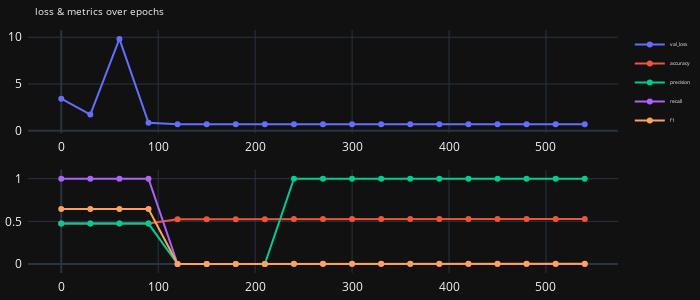
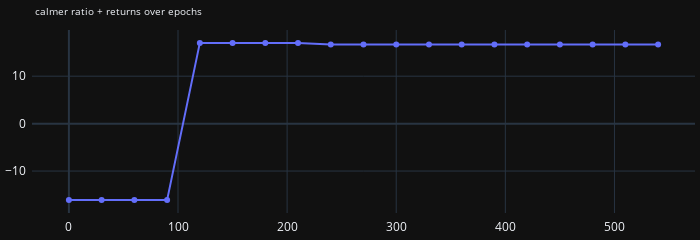
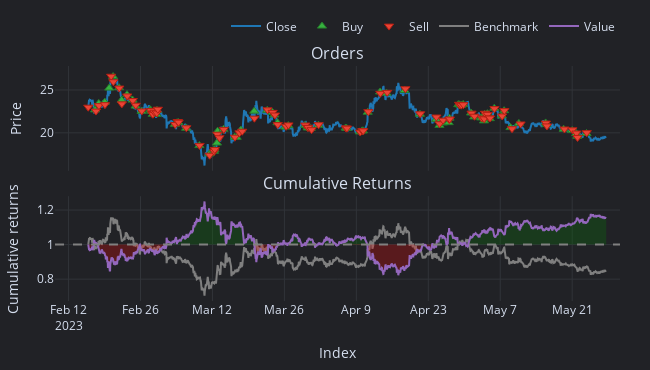
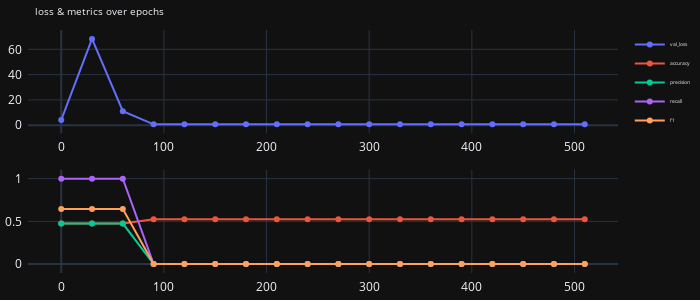

Notebook code for these charts, in order:
### Markdown cell above
### study training loop

### Code cell
def objective(trial):
    
    random.seed(42)
    np.random.seed(42)
    torch.manual_seed(42)
    torch.use_deterministic_algorithms(True)


    # feature_idx = trial.suggest_int('feature_idx', 0, X_train_tensor.shape[2] - 1)
    X_train_selected = X_train_tensor[:, :, 20:39]
    X_val_selected = X_val_tensor[:, :, 20:39]
    # X_test_selected = X_test_tensor[:, :, feature_idx:feature_idx+1]
    
    # Move tensors to the MPS device
    X_train_selected_gpu = X_train_selected.float().to(device)
    X_val_selected_gpu = X_val_selected.float().to(device)
    y_train_tensor_gpu = y_train_tensor.long().to(device)
    y_val_tensor_gpu = y_val_tensor.long().to(device)
    
    out_dims = len(np.unique(y_train_tensor.cpu().numpy()))
    if binary:
        out_dims = 1
        y_train_tensor_gpu = y_train_tensor.float().to(device)
        y_val_tensor_gpu = y_val_tensor.float().to(device)
    
    # Create the model with bidirectional LSTM
    model = BiLSTMClassifierWithAttention(input_dim=X_train_selected.shape[-1], hidden_dim=hidden_dim, num_layers=num_layers, output_dim=out_dims, dropout_rate=dropout_rate).to(device)
    optimiser = torch.optim.Adam(model.parameters(), lr=learning_rate)
    scheduler = optim.lr_scheduler.StepLR(optimiser, step_size=step_size, gamma=gamma)
    criterion = nn.CrossEntropyLoss(weight=class_weights_tensor)
    if binary:
        criterion = nn.BCEWithLogitsLoss()
        y_val_tensor_gpu = y_val_tensor_gpu.unsqueeze(1)
        


    rolling_window = deque(maxlen=rolling_window_size)
    epoch_nums_1 = []
    calmer_return = []
    val_loss = []
    accuracy = []
    precision = []
    recall = []
    f1 = []        
   
    model.train()
    for epoch in range(num_epochs):
        optimiser.zero_grad()   
        output = model(X_train_selected_gpu)
        output = torch.squeeze(output)  # This removes the extra dimension
        loss = criterion(output, y_train_tensor_gpu)  # Ensure y_train is of type torch.long
        loss.backward()
        optimiser.step()
        scheduler.step()


        if epoch % print_epochs == 0:  # Adjust as needed

            financial_results = validate_financials(model, X_val_selected_gpu)
            
            validation_results = validate_multi_with_metrics(model, criterion, X_val_selected_gpu, y_val_tensor_gpu, device)
            if binary:
                validation_results = validate_binary_with_metrics(model, criterion, X_val_selected_gpu, y_val_tensor_gpu, device)
            epoch_nums_1.append(epoch)
            accuracy.append(validation_results['accuracy'])
            val_loss.append(validation_results['loss'])
            precision.append(validation_results['precision'])
            recall.append(validation_results['recall'])
            f1.append(validation_results['f1'])
            calmer_return.append(financial_results['calmer_returns'])
            rolling_window.append(financial_results['calmer_returns'])
            
            if len(rolling_window) == rolling_window_size:
                variance = np.var(list(rolling_window))
                
                if variance < variance_threshold:
                    print(f"Early stopping triggered epoch {epoch}. Variance is below the threshold.")
                    break
                if len(calmer_return) >= rolling_window_size and all(x < 0 for x in calmer_return[-rolling_window_size:]):
                    print(f"Early stopping triggered epoch {epoch}. The last {rolling_window_size} returns are negative.")
                    break
            

    plot_vals(epoch_nums_1, val_loss, accuracy, precision, recall, f1)
    plot_returns(epoch_nums_1, calmer_return)
    backtest(model, X_val_selected_gpu)
    return loss.item()

sampler = optuna.samplers.TPESampler(seed=42)
study = optuna.create_study(direction='minimize', sampler=sampler)
study.optimize(objective, n_trials=num_trials)

print('Best trial:', study.best_trial.params)

### Figure 1 — Plotly figure (JSON) as saved in the notebook; plotly's stock layout.template omitted (floating-point values rounded to 4 significant figures)
{"data": [{"mode": "lines+markers", "name": "val_loss", "type": "scatter", "x": [0, 30, 60, 90, 120, 150, 180, 210, 240, 270, 300, 330, 360, 390, 420, 450, 480, 510, 540], "xaxis": "x", "y": [3.44, 1.736, 9.823, 0.861, 0.6918, 0.6918, 0.6918, 0.6918, 0.6913, 0.6913, 0.6913, 0.6913, 0.6913, 0.6913, 0.6913, 0.6913, 0.6913, 0.6913, 0.6913], "yaxis": "y"}, {"mode": "lines+markers", "name": "accuracy", "type": "scatter", "x": [0, 30, 60, 90, 120, 150, 180, 210, 240, 270, 300, 330, 360, 390, 420, 450, 480, 510, 540], "xaxis": "x2", "y": [0.4744, 0.4744, 0.4744, 0.4744, 0.5256, 0.5256, 0.5256, 0.5256, 0.5264, 0.5264, 0.5264, 0.5264, 0.5264, 0.5264, 0.5264, 0.5264, 0.5264, 0.5264, 0.5264], "yaxis": "y2"}, {"mode": "lines+markers", "name": "precision", "type": "scatter", "x": [0, 30, 60, 90, 120, 150, 180, 210, 240, 270, 300, 330, 360, 390, 420, 450, 480, 510, 540], "xaxis": "x2", "y": [0.4744, 0.4744, 0.4744, 0.4744, 0, 0, 0, 0, 1, 1, 1, 1, 1, 1, 1, 1, 1, 1, 1], "yaxis": "y2"}, {"mode": "lines+markers", "name": "recall", "type": "scatter", "x": [0, 30, 60, 90, 120, 150, 180, 210, 240, 270, 300, 330, 360, 390, 420, 450, 480, 510, 540], "xaxis": "x2", "y": [1, 1, 1, 1, 0, 0, 0, 0, 0.0017, 0.0017, 0.0017, 0.0017, 0.0017, 0.0017, 0.0017, 0.0017, 0.0017, 0.0017, 0.0017], "yaxis": "y2"}, {"mode": "lines+markers", "name": "f1", "type": "scatter", "x": [0, 30, 60, 90, 120, 150, 180, 210, 240, 270, 300, 330, 360, 390, 420, 450, 480, 510, 540], "xaxis": "x2", "y": [0.6435, 0.6435, 0.6435, 0.6435, 0, 0, 0, 0, 0.0035, 0.0035, 0.0035, 0.0035, 0.0035, 0.0035, 0.0035, 0.0035, 0.0035, 0.0035, 0.0035], "yaxis": "y2"}], "layout": {"autosize": false, "height": 300, "legend": {"font": {"size": 5}}, "margin": {"b": 5, "l": 5, "pad": 5, "r": 5, "t": 30}, "title": {"font": {"size": 10}, "text": "loss & metrics over epochs"}, "width": 700, "xaxis": {"anchor": "y", "domain": [0, 1]}, "xaxis2": {"anchor": "y2", "domain": [0, 1]}, "yaxis": {"anchor": "x", "domain": [0.575, 1]}, "yaxis2": {"anchor": "x2", "domain": [0, 0.425]}}}

### Figure 2 — Plotly figure (JSON) as saved in the notebook; plotly's stock layout.template omitted (floating-point values rounded to 4 significant figures)
{"data": [{"mode": "lines+markers", "name": "calmer returns", "type": "scatter", "x": [0, 30, 60, 90, 120, 150, 180, 210, 240, 270, 300, 330, 360, 390, 420, 450, 480, 510, 540], "y": [-16.12, -16.12, -16.12, -16.12, 17.02, 17.02, 17.02, 17.02, 16.66, 16.66, 16.66, 16.66, 16.66, 16.66, 16.66, 16.66, 16.66, 16.66, 16.66]}], "layout": {"autosize": false, "height": 150, "legend": {"font": {"size": 5}}, "margin": {"b": 5, "l": 5, "pad": 5, "r": 5, "t": 30}, "title": {"font": {"size": 10}, "text": "calmer ratio + returns over epochs"}, "width": 700}}

### Figure 3 — Plotly figure (JSON) as saved in the notebook; plotly's stock layout.template omitted (floating-point values rounded to 4 significant figures; data arrays with more than 128 entries replaced by an {"elided": "..."} marker saying what was removed)
{"data": [{"legendgroup": "0", "line": {"color": "#1f77b4"}, "mode": "lines", "name": "Close", "showlegend": true, "type": "scatter", "uid": "2ebaa011-cab4-49ac-a25d-d823e39c1ad2", "x": {"elided": "2420 str values"}, "xaxis": "x", "y": {"elided": "2420 float values"}, "yaxis": "y"}, {"customdata": {"elided": "82x9 mixed values"}, "hovertemplate": "<br>Order Id: %{customdata[0]}\n<br>Signal Index: %{customdata[1]}\n<br>Creation Index: %{customdata[2]}\n<br>Fill Index: %{customdata[3]}\n<br>Size: %{customdata[4]:,}\n<br>Price: %{customdata[5]:,}\n<br>Fees: %{customdata[6]:,}\n<br>Type: %{customdata[7]}\n<br>Stop Type: %{customdata[8]}", "marker": {"color": "#37B13F", "line": {"color": "rgb(38,123,44)", "width": 1}, "size": 8, "symbol": "triangle-up"}, "mode": "markers", "name": "Buy", "type": "scatter", "uid": "517761e1-ce67-4620-8adb-93dde4cc956b", "x": ["2023-02-17T04:00:00+00:00", "2023-02-17T21:00:00+00:00", "2023-02-19T01:00:00+00:00", "2023-02-19T22:00:00+00:00", "2023-02-20T16:00:00+00:00", "2023-02-21T20:00:00+00:00", "2023-02-22T08:00:00+00:00", "2023-02-23T09:00:00+00:00", "2023-02-24T11:00:00+00:00", "2023-02-25T01:00:00+00:00", "2023-02-26T05:00:00+00:00", "2023-02-27T22:00:00+00:00", "2023-02-28T02:00:00+00:00", "2023-02-28T09:00:00+00:00", "2023-02-28T16:00:00+00:00", "2023-03-01T03:00:00+00:00", "2023-03-01T05:00:00+00:00", "2023-03-04T17:00:00+00:00", "2023-03-05T03:00:00+00:00", "2023-03-05T09:00:00+00:00", "2023-03-06T21:00:00+00:00", "2023-03-09T11:00:00+00:00", "2023-03-11T10:00:00+00:00", "2023-03-12T07:00:00+00:00", "2023-03-12T09:00:00+00:00", "2023-03-12T21:00:00+00:00", "2023-03-13T00:00:00+00:00", "2023-03-14T04:00:00+00:00", "2023-03-16T08:00:00+00:00", "2023-03-16T17:00:00+00:00", "2023-03-17T13:00:00+00:00", "2023-03-20T03:00:00+00:00", "2023-03-22T16:00:00+00:00", "2023-03-23T16:00:00+00:00", "2023-03-24T01:00:00+00:00", "2023-03-24T16:00:00+00:00", "2023-03-26T04:00:00+00:00", "2023-03-26T18:00:00+00:00", "2023-03-30T01:00:00+00:00", "2023-03-30T12:00:00+00:00", "2023-03-30T14:00:00+00:00", "2023-03-31T03:00:00+00:00", "2023-04-01T15:00:00+00:00", "2023-04-06T22:00:00+00:00", "2023-04-07T03:00:00+00:00", "2023-04-09T16:00:00+00:00", "2023-04-10T03:00:00+00:00", "2023-04-10T07:00:00+00:00", "2023-04-11T05:00:00+00:00", "2023-04-13T15:00:00+00:00", "2023-04-14T21:00:00+00:00", "2023-04-18T09:00:00+00:00", "2023-04-21T09:00:00+00:00", "2023-04-24T13:00:00+00:00", "2023-04-25T04:00:00+00:00", "2023-04-25T20:00:00+00:00", "2023-04-26T23:00:00+00:00", "2023-04-27T03:00:00+00:00", "2023-04-28T20:00:00+00:00", "2023-04-29T01:00:00+00:00", "2023-04-29T09:00:00+00:00", "2023-04-29T19:00:00+00:00", "2023-05-01T08:00:00+00:00", "2023-05-01T22:00:00+00:00", "2023-05-03T07:00:00+00:00", "2023-05-03T20:00:00+00:00", "2023-05-03T23:00:00+00:00", "2023-05-04T12:00:00+00:00", "2023-05-04T21:00:00+00:00", "2023-05-04T23:00:00+00:00", "2023-05-05T20:00:00+00:00", "2023-05-07T07:00:00+00:00", "2023-05-07T18:00:00+00:00", "2023-05-09T00:00:00+00:00", "2023-05-10T15:00:00+00:00", "2023-05-15T20:00:00+00:00", "2023-05-16T00:00:00+00:00", "2023-05-19T08:00:00+00:00", "2023-05-21T00:00:00+00:00", "2023-05-21T19:00:00+00:00", "2023-05-22T00:00:00+00:00", "2023-05-23T19:00:00+00:00"], "xaxis": "x", "y": [22.68, 23.43, 23.58, 25.22, 26.56, 25.27, 23.81, 24.46, 23.82, 23.12, 22.51, 22.69, 22.53, 22.16, 22.53, 22.15, 22.62, 20.99, 21.19, 21.2, 20.53, 18.51, 17.54, 17.85, 18.03, 18.81, 20.19, 20.42, 19.5, 19.48, 20.33, 22.53, 22.62, 22.39, 22.09, 21.18, 20.67, 20.84, 20.86, 20.67, 20.57, 20.51, 20.88, 20.57, 20.51, 20.11, 20.23, 20.24, 22.41, 24.77, 24.62, 24.94, 22.17, 21.57, 20.87, 21.15, 21.19, 21.72, 23.3, 23.27, 23.21, 23.32, 22.31, 21.86, 21.74, 21.39, 22.17, 22.24, 21.72, 21.66, 22.86, 21.98, 22.59, 20.61, 21.09, 21.16, 20.97, 20.42, 20.26, 19.92, 19.61, 19.93], "yaxis": "y"}, {"customdata": {"elided": "83x9 mixed values"}, "hovertemplate": "<br>Order Id: %{customdata[0]}\n<br>Signal Index: %{customdata[1]}\n<br>Creation Index: %{customdata[2]}\n<br>Fill Index: %{customdata[3]}\n<br>Size: %{customdata[4]:,}\n<br>Price: %{customdata[5]:,}\n<br>Fees: %{customdata[6]:,}\n<br>Type: %{customdata[7]}\n<br>Stop Type: %{customdata[8]}", "marker": {"color": "#EA4335", "line": {"color": "rgb(181,31,18)", "width": 1}, "size": 8, "symbol": "triangle-down"}, "mode": "markers", "name": "Sell", "type": "scatter", "uid": "7874bf9b-c0c7-4aba-aaef-96286551f900", "x": ["2023-02-15T20:00:00+00:00", "2023-02-17T08:00:00+00:00", "2023-02-17T22:00:00+00:00", "2023-02-19T02:00:00+00:00", "2023-02-20T07:00:00+00:00", "2023-02-20T17:00:00+00:00", "2023-02-21T21:00:00+00:00", "2023-02-22T09:00:00+00:00", "2023-02-23T10:00:00+00:00", "2023-02-24T12:00:00+00:00", "2023-02-25T02:00:00+00:00", "2023-02-26T06:00:00+00:00", "2023-02-28T01:00:00+00:00", "2023-02-28T06:00:00+00:00", "2023-02-28T10:00:00+00:00", "2023-02-28T17:00:00+00:00", "2023-03-01T04:00:00+00:00", "2023-03-01T09:00:00+00:00", "2023-03-04T18:00:00+00:00", "2023-03-05T06:00:00+00:00", "2023-03-05T10:00:00+00:00", "2023-03-06T22:00:00+00:00", "2023-03-09T12:00:00+00:00", "2023-03-11T11:00:00+00:00", "2023-03-12T08:00:00+00:00", "2023-03-12T11:00:00+00:00", "2023-03-12T23:00:00+00:00", "2023-03-13T09:00:00+00:00", "2023-03-14T05:00:00+00:00", "2023-03-16T09:00:00+00:00", "2023-03-17T06:00:00+00:00", "2023-03-17T19:00:00+00:00", "2023-03-20T04:00:00+00:00", "2023-03-22T17:00:00+00:00", "2023-03-23T17:00:00+00:00", "2023-03-24T04:00:00+00:00", "2023-03-24T17:00:00+00:00", "2023-03-26T08:00:00+00:00", "2023-03-26T19:00:00+00:00", "2023-03-30T02:00:00+00:00", "2023-03-30T13:00:00+00:00", "2023-03-30T15:00:00+00:00", "2023-03-31T07:00:00+00:00", "2023-04-01T16:00:00+00:00", "2023-04-06T23:00:00+00:00", "2023-04-07T04:00:00+00:00", "2023-04-09T18:00:00+00:00", "2023-04-10T04:00:00+00:00", "2023-04-10T08:00:00+00:00", "2023-04-11T08:00:00+00:00", "2023-04-13T16:00:00+00:00", "2023-04-15T00:00:00+00:00", "2023-04-18T13:00:00+00:00", "2023-04-21T10:00:00+00:00", "2023-04-24T14:00:00+00:00", "2023-04-25T05:00:00+00:00", "2023-04-25T21:00:00+00:00", "2023-04-27T02:00:00+00:00", "2023-04-27T04:00:00+00:00", "2023-04-29T00:00:00+00:00", "2023-04-29T02:00:00+00:00", "2023-04-29T10:00:00+00:00", "2023-04-29T20:00:00+00:00", "2023-05-01T10:00:00+00:00", "2023-05-02T00:00:00+00:00", "2023-05-03T10:00:00+00:00", "2023-05-03T21:00:00+00:00", "2023-05-04T01:00:00+00:00", "2023-05-04T13:00:00+00:00", "2023-05-04T22:00:00+00:00", "2023-05-05T00:00:00+00:00", "2023-05-05T21:00:00+00:00", "2023-05-07T09:00:00+00:00", "2023-05-07T19:00:00+00:00", "2023-05-09T07:00:00+00:00", "2023-05-10T23:00:00+00:00", "2023-05-15T21:00:00+00:00", "2023-05-16T02:00:00+00:00", "2023-05-19T12:00:00+00:00", "2023-05-21T01:00:00+00:00", "2023-05-21T20:00:00+00:00", "2023-05-22T01:00:00+00:00", "2023-05-23T20:00:00+00:00"], "xaxis": "x", "y": [22.99, 22.54, 23.18, 23.29, 26.6, 25.96, 25.22, 23.38, 24.3, 23.77, 23.22, 22.56, 22.61, 22.26, 22.17, 22.41, 22.32, 22.75, 20.97, 21.31, 21.24, 20.59, 18.54, 17.39, 17.83, 18.05, 19.84, 19.43, 20.4, 19.49, 20.0, 20.19, 21.71, 22.69, 22.39, 22.08, 20.96, 20.76, 20.92, 20.91, 20.64, 20.63, 20.37, 20.95, 20.57, 20.55, 20.09, 20.26, 20.24, 22.47, 24.61, 24.72, 25.14, 22.22, 21.84, 21.06, 21.48, 21.54, 21.61, 23.33, 23.26, 23.23, 23.29, 22.3, 21.94, 21.73, 21.64, 22.28, 22.16, 21.73, 21.73, 22.83, 21.97, 22.59, 20.48, 21.04, 21.14, 20.8, 20.45, 20.35, 19.98, 19.46, 20.02], "yaxis": "y"}, {"legendgroup": "1", "line": {"color": "#7f7f7f"}, "mode": "lines", "name": "Benchmark", "showlegend": true, "type": "scatter", "uid": "20b6a9b8-d965-4af3-98fe-7c1dc6675312", "x": {"elided": "2420 str values"}, "xaxis": "x2", "y": {"elided": "2420 float values"}, "yaxis": "y2"}, {"hoverinfo": "skip", "line": {"color": "rgba(0, 0, 0, 0)", "width": 0}, "mode": "lines", "opacity": 0, "showlegend": false, "type": "scatter", "uid": "114f4972-84f9-48cf-b722-3ae6e40214cd", "x": {"elided": "2420 str values"}, "xaxis": "x2", "y": {"elided": "2420 int values"}, "yaxis": "y2"}, {"connectgaps": false, "fill": "tonexty", "fillcolor": "rgba(0, 128, 0, 0.25)", "hoverinfo": "skip", "line": {"color": "rgba(0, 0, 0, 0)", "width": 0}, "mode": "lines", "opacity": 0, "showlegend": false, "type": "scatter", "uid": "5e431294-e1e9-47bf-8492-927b0857472c", "x": {"elided": "2420 str values"}, "xaxis": "x2", "y": {"elided": "2420 float values"}, "yaxis": "y2"}, {"hoverinfo": "skip", "line": {"color": "rgba(0, 0, 0, 0)", "width": 0}, "mode": "lines", "opacity": 0, "showlegend": false, "type": "scatter", "uid": "a86b143b-11d7-4009-b85e-a553c41365d4", "x": {"elided": "2420 str values"}, "xaxis": "x2", "y": {"elided": "2420 int values"}, "yaxis": "y2"}, {"connectgaps": false, "fill": "tonexty", "fillcolor": "rgba(255, 0, 0, 0.25)", "hoverinfo": "skip", "line": {"color": "rgba(0, 0, 0, 0)", "width": 0}, "mode": "lines", "opacity": 0, "showlegend": false, "type": "scatter", "uid": "228d8b1e-0594-481f-b318-b5d91d6e4b6c", "x": {"elided": "2420 str values"}, "xaxis": "x2", "y": {"elided": "2420 float values"}, "yaxis": "y2"}, {"legendgroup": "2", "line": {"color": "#9467bd"}, "mode": "lines", "name": "Value", "showlegend": true, "type": "scatter", "uid": "33564473-43d8-4e23-8e8d-6f47f40ab2f5", "x": {"elided": "2420 str values"}, "xaxis": "x2", "y": {"elided": "2420 float values"}, "yaxis": "y2"}, {"hoverinfo": "skip", "line": {"color": "rgba(0, 0, 0, 0)", "width": 0}, "mode": "lines", "opacity": 0, "showlegend": false, "type": "scatter", "uid": "41a00960-0a23-400b-9602-6fafa4eadb94", "x": {"elided": "2420 str values"}, "xaxis": "x2", "y": {"elided": "2420 int values"}, "yaxis": "y2"}], "layout": {"annotations": [{"font": {"size": 16}, "showarrow": false, "text": "Orders", "x": 0.5, "xanchor": "center", "xref": "paper", "y": 1, "yanchor": "bottom", "yref": "paper"}, {"font": {"size": 16}, "showarrow": false, "text": "Cumulative Returns", "x": 0.5, "xanchor": "center", "xref": "paper", "y": 0.4459, "yanchor": "bottom", "yref": "paper"}], "height": 370, "legend": {"orientation": "h", "traceorder": "normal", "x": 1, "xanchor": "right", "y": 1.108, "yanchor": "bottom"}, "margin": {"b": 30, "l": 30, "r": 30, "t": 30}, "shapes": [{"line": {"color": "gray", "dash": "dash"}, "type": "line", "x0": 0, "x1": 1, "xref": "paper", "y0": 1, "y1": 1, "yref": "y2"}], "showlegend": true, "width": 650, "xaxis": {"anchor": "y", "domain": [0, 1], "matches": "x2", "showticklabels": false}, "xaxis2": {"anchor": "y2", "domain": [0, 1], "title": {"text": "Index"}}, "yaxis": {"anchor": "x", "domain": [0.5541, 1], "title": {"text": "Price"}}, "yaxis2": {"anchor": "x2", "domain": [0, 0.4459], "title": {"text": "Cumulative returns"}}}}

### Figure 4 — Plotly figure (JSON) as saved in the notebook; plotly's stock layout.template omitted (floating-point values rounded to 4 significant figures)
{"data": [{"mode": "lines+markers", "name": "val_loss", "type": "scatter", "x": [0, 30, 60, 90, 120, 150, 180, 210, 240, 270, 300, 330, 360, 390, 420, 450, 480, 510], "xaxis": "x", "y": [4.181, 68.23, 11.09, 0.6919, 0.6918, 0.6918, 0.6918, 0.6918, 0.6918, 0.6918, 0.6918, 0.6918, 0.6918, 0.6918, 0.6918, 0.6918, 0.6918, 0.6918], "yaxis": "y"}, {"mode": "lines+markers", "name": "accuracy", "type": "scatter", "x": [0, 30, 60, 90, 120, 150, 180, 210, 240, 270, 300, 330, 360, 390, 420, 450, 480, 510], "xaxis": "x2", "y": [0.4744, 0.4744, 0.4744, 0.5256, 0.5256, 0.5256, 0.5256, 0.5256, 0.5256, 0.5256, 0.5256, 0.5256, 0.5256, 0.5256, 0.5256, 0.5256, 0.5256, 0.5256], "yaxis": "y2"}, {"mode": "lines+markers", "name": "precision", "type": "scatter", "x": [0, 30, 60, 90, 120, 150, 180, 210, 240, 270, 300, 330, 360, 390, 420, 450, 480, 510], "xaxis": "x2", "y": [0.4744, 0.4744, 0.4744, 0, 0, 0, 0, 0, 0, 0, 0, 0, 0, 0, 0, 0, 0, 0], "yaxis": "y2"}, {"mode": "lines+markers", "name": "recall", "type": "scatter", "x": [0, 30, 60, 90, 120, 150, 180, 210, 240, 270, 300, 330, 360, 390, 420, 450, 480, 510], "xaxis": "x2", "y": [1, 1, 1, 0, 0, 0, 0, 0, 0, 0, 0, 0, 0, 0, 0, 0, 0, 0], "yaxis": "y2"}, {"mode": "lines+markers", "name": "f1", "type": "scatter", "x": [0, 30, 60, 90, 120, 150, 180, 210, 240, 270, 300, 330, 360, 390, 420, 450, 480, 510], "xaxis": "x2", "y": [0.6435, 0.6435, 0.6435, 0, 0, 0, 0, 0, 0, 0, 0, 0, 0, 0, 0, 0, 0, 0], "yaxis": "y2"}], "layout": {"autosize": false, "height": 300, "legend": {"font": {"size": 5}}, "margin": {"b": 5, "l": 5, "pad": 5, "r": 5, "t": 30}, "title": {"font": {"size": 10}, "text": "loss & metrics over epochs"}, "width": 700, "xaxis": {"anchor": "y", "domain": [0, 1]}, "xaxis2": {"anchor": "y2", "domain": [0, 1]}, "yaxis": {"anchor": "x", "domain": [0.575, 1]}, "yaxis2": {"anchor": "x2", "domain": [0, 0.425]}}}
